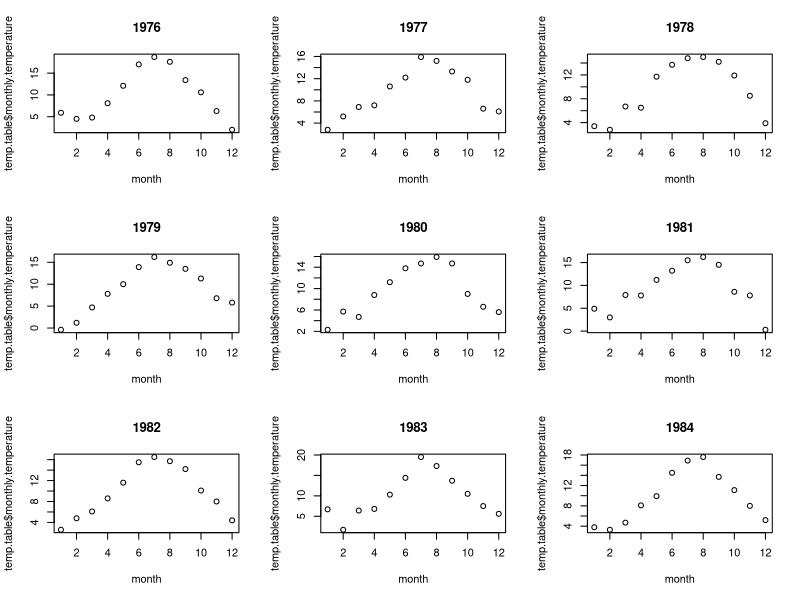

R code for this plot:
temperature<-read.csv("Temperature_Phenology_Analysis/Outputs/temperature.data.csv",header=T)
names(temperature)<-tolower(names(temperature))
head(temperature)
#temperature$month  = factor(temperature$month, levels=c("jan", "feb", "mar","apr","may","jun","jul","aug","sep","oct","nov","dec"))


par(mfrow = c(3, 3)) 
for (y in sort(unique(temperature$year))[1:9]){ 
  temp.table<-temperature[temperature$year==y,]
plot(temp.table$monthly.temperature~temp.table$month,main=paste(y),xlab = "month") 
  }




#for (y in sort(unique(temperature$year))){ 
 # temp.table<-temperature[temperature$year==y,]
  #plot(temp.table$monthly.temperature,main=paste(y),xlab = "month") 

#}

